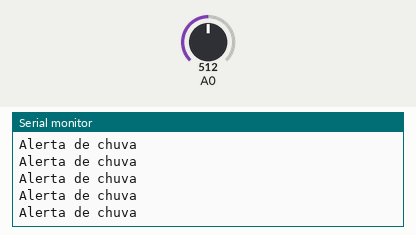
The sketch below on a simulated Arduino Uno, built with avr-gcc and run on an emulated ATmega328P. Parts: the last lines printed to the serial monitor. Inputs (shaded band) come from the test bench; at power-on: A0 = 512.

Above: at 1.2 s.
1.3 s: A0 set to 668
4.3 s: A0 set to 698
At 4.8 s:
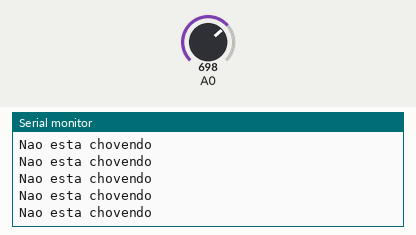
8.2 s: A0 set to 331
At 8.8 s:
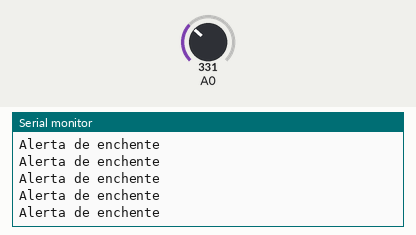
11.2 s: A0 set to 353
At 12.1 s:
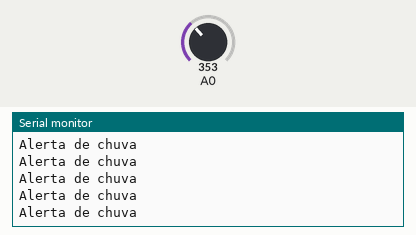

The sketch:

sketch_aula03ex01.ino
```cpp
// Experimento 1 - Aula 3 - SENSOR DE CHAMAS/CHUVA

/* Exemplo de utilização de sensor de chamas/chuva.
Baseado no original de Reichenstein7 (thejamerson.com)
*/

// leituras mínimas e máximas do sensor (treshold)
const int sensorMin = 0;     // mínima do sensor
const int sensorMax = 1024;  // máxima do sensor

void setup() {
  // inicializando comunicação serial na banda 9600:
  Serial.begin(9600);
}
void loop() {
  // lendo sensor no pino analógico A0:
	int sensorReading = analogRead(A0);
  // mapeando o alcance do sensor (quatro opções):
  // ex: 'long int map(long int, long int, long int, long int, long int)'
	int range = map(sensorReading, sensorMin, sensorMax, 0, 3);

  // valores de alcance possíveis:
  switch (range) {
 case 0:    // Sensor encharcado
    Serial.println("Alerta de enchente");
    break;
 case 1:    // Sensor detecta chuva
    Serial.println("Alerta de chuva");
    break;
 case 2:    // Sensor seco - se achar incoveniente ter sempre essa mensagem, delete ou comente a linha " Serial.println("Not Raining"); " abaixo.
    Serial.println("Nao esta chovendo");
    break;
  }
  delay(1);  // atraso entre leituras
}
```

Measured:
- the behaviour switches between 682 and 683 on A0 (found by bisection; images 0 and 1)
- the behaviour switches between 341 and 342 on A0 (found by bisection; images 2 and 3)
- after the input at 4.3 s, the serial monitor: prints a new line after 0.07 s (image 1)
- after the input at 8.2 s, the serial monitor: prints a new line after 0.08 s (image 2)
- after the input at 11.2 s, the serial monitor: prints a new line after 0.08 s (image 3)
